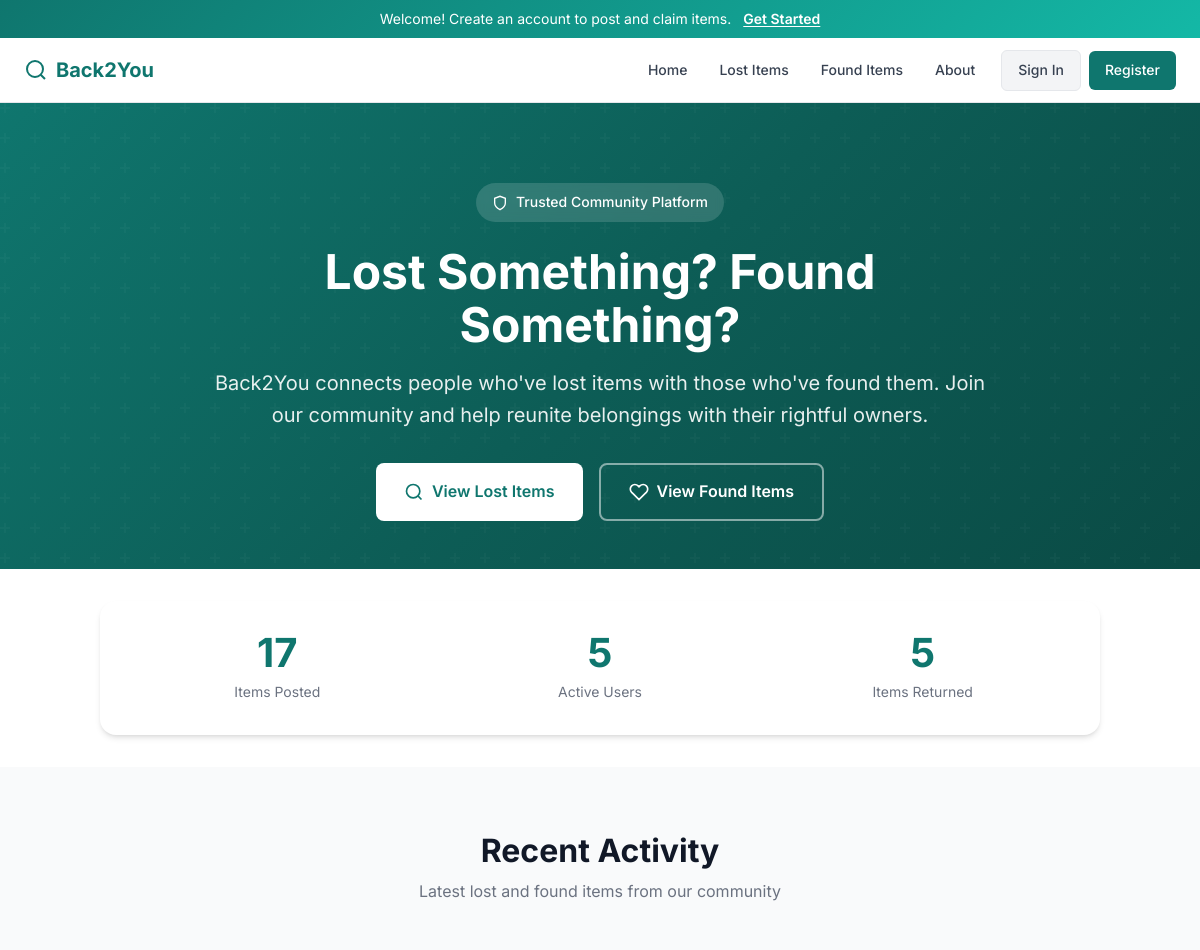
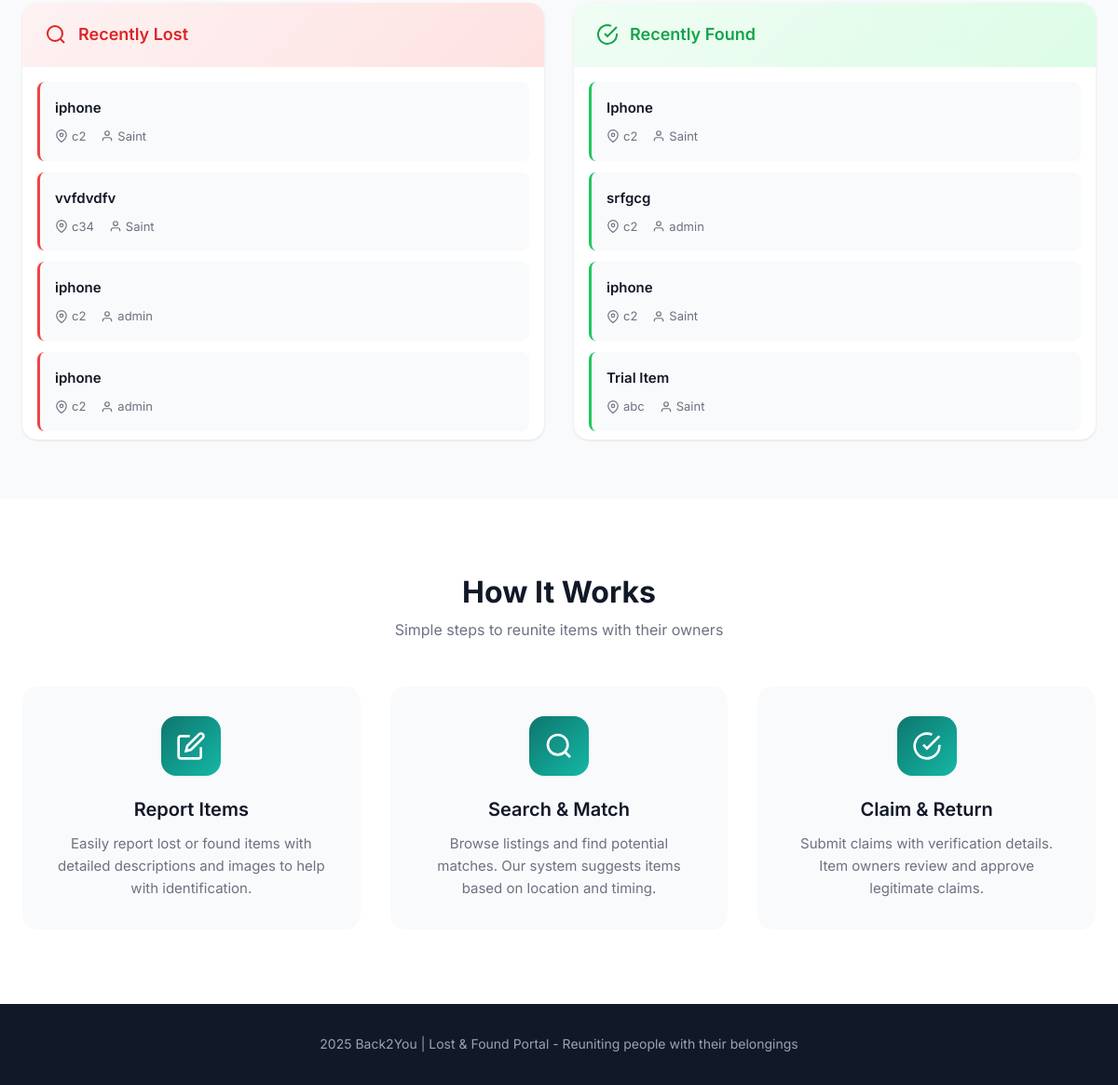
The page / on the database its author committed (2 pictures, top to bottom).
### items/models.py (models this page shows, shortened)
class Item(models.Model):
    STATUS_CHOICES = (
        ('lost', 'Lost'),
        ('found', 'Found'),
        ('returned', 'Returned'),
    )
    title = models.CharField(max_length=200)
    description = models.TextField()
    location = models.CharField(max_length=200)
    date = models.DateField(auto_now_add=True)
    image = models.ImageField(upload_to='item_images/', blank=True, null=True)
    status = models.CharField(max_length=10, choices=STATUS_CHOICES)
    posted_by = models.ForeignKey(
        User,
        on_delete=models.CASCADE,
        related_name='items'
    )
    created_at = models.DateTimeField(auto_now_add=True)

### items/views.py (the view)
# urls.py: 2. Add a URL to urlpatterns:  path('', views.home, name='home')
def home(request):
    recent_lost = Item.objects.filter(status='lost').order_by('-created_at')[:5]
    recent_found = Item.objects.filter(status='found').order_by('-created_at')[:5]
    return render(request, 'home.html', {
        'recent_lost': recent_lost,
        'recent_found': recent_found
    })

### templates/home.html (shortened to what this page needs)
{% load static %}
<!DOCTYPE html>
<html lang="en">
<head>
    <link rel="stylesheet" href="{% static 'css/base.css' %}">
    <link rel="stylesheet" href="{% static 'css/home.css' %}">
</head>
<body>
    {% if user.is_authenticated %}
        {% include 'navbar.html' %}
    {% else %}
        {% include 'navbar_nouser.html' %}
    {% endif %}
    <section class="hero">
        <div class="hero-content">
            <div class="hero-badge">
                <svg viewBox="0 0 24 24" fill="none" stroke="currentColor" stroke-width="2" width="16" height="16">
                    <path d="M12 22s8-4 8-10V5l-8-3-8 3v7c0 6 8 10 8 10z"></path>
                </svg>
                Trusted Community Platform
            </div>
            <h1>Lost Something? Found Something?</h1>
            <p>Back2You connects people who've lost items with those who've found them. Join our community and help reunite belongings with their rightful owners.</p>
            <div class="hero-buttons">
                <a href="{% url 'lost_items' %}" class="hero-btn hero-btn-primary">
                    <svg viewBox="0 0 24 24" fill="none" stroke="currentColor" stroke-width="2" width="20" height="20">
                        <circle cx="11" cy="11" r="8"></circle>
                        <path d="m21 21-4.3-4.3"></path>
                    </svg>
                    View Lost Items
                </a>
                <a href="{% url 'found_items' %}" class="hero-btn hero-btn-outline">
                    <svg viewBox="0 0 24 24" fill="none" stroke="currentColor" stroke-width="2" width="20" height="20">
                        <path d="M20.84 4.61a5.5 5.5 0 0 0-7.78 0L12 5.67l-1.06-1.06a5.5 5.5 0 0 0-7.78 7.78l1.06 1.06L12 21.23l7.78-7.78 1.06-1.06a5.5 5.5 0 0 0 0-7.78z"></path>
                    </svg>
                    View Found Items
                </a>
            </div>
        </div>
    </section>
    <section class="stats-section">
        <div class="stats-container">
            <div class="stat-item">
                <div class="stat-number">{{ total_items|default:"17" }}</div>
                <div class="stat-label">Items Posted</div>
            </div>
            <div class="stat-item">
                <div class="stat-number">{{ total_users|default:"5" }}</div>
                <div class="stat-label">Active Users</div>
            </div>
            <div class="stat-item">
                <div class="stat-number">{{ total_returned|default:"5" }}</div>
                <div class="stat-label">Items Returned</div>
            </div>
        </div>
    </section>
    <section class="recent-section">
        <div class="section-container">
            <div class="section-header">
                <h2>Recent Activity</h2>
                <p>Latest lost and found items from our community</p>
            </div>
            <div class="items-grid">
                <div class="items-column">
                    <div class="column-header lost">
                        <svg viewBox="0 0 24 24" fill="none" stroke="currentColor" stroke-width="2">
                            <circle cx="11" cy="11" r="8"></circle>
                            <path d="m21 21-4.3-4.3"></path>
                        </svg>
                        Recently Lost
                    </div>
                    <div class="items-list">
                        {% for item in recent_lost %}
                            <a href="{% url 'item_detail' item.id %}" class="item-card lost-item">
                                <div class="item-card-title">{{ item.title }}</div>
                                <div class="item-card-meta">
                                    <span>
                                        <svg viewBox="0 0 24 24" fill="none" stroke="currentColor" stroke-width="2" width="14" height="14">
                                            <path d="M21 10c0 7-9 13-9 13s-9-6-9-13a9 9 0 0 1 18 0z"></path>
                                            <circle cx="12" cy="10" r="3"></circle>
                                        </svg>
                                        {{ item.location }}
                                    </span>
                                    <span>
                                        <svg viewBox="0 0 24 24" fill="none" stroke="currentColor" stroke-width="2" width="14" height="14">
                                            <path d="M20 21v-2a4 4 0 0 0-4-4H8a4 4 0 0 0-4 4v2"></path>
                                            <circle cx="12" cy="7" r="4"></circle>
                                        </svg>
                                        {{ item.posted_by.username }}
                                    </span>
                                </div>
                            </a>
                        {% endfor %}
                    </div>
                </div>
                <div class="items-column">
                    <div class="column-header found">
                        <svg viewBox="0 0 24 24" fill="none" stroke="currentColor" stroke-width="2">
                            <path d="M22 11.08V12a10 10 0 1 1-5.93-9.14"></path>
                            <polyline points="22 4 12 14.01 9 11.01"></polyline>
                        </svg>
                        Recently Found
                    </div>
                    <div class="items-list">
                        {% for item in recent_found %}
                            <a href="{% url 'item_detail' item.id %}" class="item-card found-item">
                                <div class="item-card-title">{{ item.title }}</div>
                                <div class="item-card-meta">
                                    <span>
                                        <svg viewBox="0 0 24 24" fill="none" stroke="currentColor" stroke-width="2" width="14" height="14">
                                            <path d="M21 10c0 7-9 13-9 13s-9-6-9-13a9 9 0 0 1 18 0z"></path>
                                            <circle cx="12" cy="10" r="3"></circle>
                                        </svg>
                                        {{ item.location }}
                                    </span>
                                    <span>
                                        <svg viewBox="0 0 24 24" fill="none" stroke="currentColor" stroke-width="2" width="14" height="14">
                                            <path d="M20 21v-2a4 4 0 0 0-4-4H8a4 4 0 0 0-4 4v2"></path>
                                            <circle cx="12" cy="7" r="4"></circle>
                                        </svg>
                                        {{ item.posted_by.username }}
                                    </span>
                                </div>
                            </a>
                        {% endfor %}
                    </div>
                </div>
            </div>
        </div>
    </section>
    <section class="features-section">
        <div class="section-container">
            <div class="section-header">
                <h2>How It Works</h2>
                <p>Simple steps to reunite items with their owners</p>
            </div>
            <div class="features-grid">
                <div class="feature-card">
                    <div class="feature-icon">
                        <svg viewBox="0 0 24 24" fill="none" stroke="currentColor" stroke-width="2">
                            <path d="M11 4H4a2 2 0 0 0-2 2v14a2 2 0 0 0 2 2h14a2 2 0 0 0 2-2v-7"></path>
                            <path d="M18.5 2.5a2.121 2.121 0 0 1 3 3L12 15l-4 1 1-4 9.5-9.5z"></path>
                        </svg>
                    </div>
                    <h3>Report Items</h3>
                    <p>Easily report lost or found items with detailed descriptions and images to help with identification.</p>
                </div>
                <div class="feature-card">
                    <div class="feature-icon">
                        <svg viewBox="0 0 24 24" fill="none" stroke="currentColor" stroke-width="2">
                            <circle cx="11" cy="11" r="8"></circle>
                            <path d="m21 21-4.3-4.3"></path>
                        </svg>
                    </div>
                    <h3>Search & Match</h3>
                    <p>Browse listings and find potential matches. Our system suggests items based on location and timing.</p>
                </div>
                <div class="feature-card">
                    <div class="feature-icon">
                        <svg viewBox="0 0 24 24" fill="none" stroke="currentColor" stroke-width="2">
                            <path d="M22 11.08V12a10 10 0 1 1-5.93-9.14"></path>
                            <polyline points="22 4 12 14.01 9 11.01"></polyline>
                        </svg>
                    </div>
                    <h3>Claim & Return</h3>
                    <p>Submit claims with verification details. Item owners review and approve legitimate claims.</p>
                </div>
            </div>
        </div>
    </section>
    <footer class="site-footer">
        <p>2025 Back2You | Lost & Found Portal - Reuniting people with their belongings</p>
    </footer>
</body>
</html>

### static/css/base.css (style rules this page uses)
:root { --primary: #0f766e; --primary-light: #14b8a6; --primary-dark: #0d5d56; --accent: #f97316; --accent-light: #fb923c; --success: #22c55e; --warning: #eab308; --danger: #ef4444; --info: #3b82f6; --white: #ffffff; --gray-50: #f9fafb; --gray-100: #f3f4f6; --gray-200: #e5e7eb; --gray-300: #d1d5db; --gray-400: #9ca3af; --gray-500: #6b7280; --gray-600: #4b5563; --gray-700: #374151; --gray-800: #1f2937; --gray-900: #111827; --shadow-sm: 0 1px 2px 0 rgb(0 0 0 / 0.05); --shadow: 0 1px 3px 0 rgb(0 0 0 / 0.1), 0 1px 2px -1px rgb(0 0 0 / 0.1); --shadow-md: 0 4px 6px -1px rgb(0 0 0 / 0.1), 0 2px 4px -2px rgb(0 0 0 / 0.1); --shadow-lg: 0 10px 15px -3px rgb(0 0 0 / 0.1), 0 4px 6px -4px rgb(0 0 0 / 0.1); --shadow-xl: 0 20px 25px -5px rgb(0 0 0 / 0.1), 0 8px 10px -6px rgb(0 0 0 / 0.1); --radius-sm: 0.375rem; --radius: 0.5rem; --radius-lg: 0.75rem; --radius-xl: 1rem; --radius-2xl: 1.5rem; --radius-full: 9999px; }
* { margin: 0; padding: 0; box-sizing: border-box; }
body { font-family: 'Inter', -apple-system, BlinkMacSystemFont, 'Segoe UI', Roboto, sans-serif; background-color: var(--gray-50); color: var(--gray-800); line-height: 1.6; min-height: 100vh; }
h1, h2, h3, h4, h5, h6 { font-weight: 600; line-height: 1.25; color: var(--gray-900); }
h1 { font-size: 2.25rem; }
h2 { font-size: 1.875rem; }
h3 { font-size: 1.5rem; }
a { color: var(--primary); text-decoration: none; transition: color 0.2s ease; }

### rows shown on the page
Item: title "iphone", location "c2", posted_by.username "Saint"
Item: title "vvfdvdfv", location "c34", posted_by.username "Saint"
Item: title "iphone", location "c2", posted_by.username "admin"
Item: title "iphone", location "c2", posted_by.username "admin"
Item: title "Iphone", location "c2", posted_by.username "Saint"
Item: title "srfgcg", location "c2", posted_by.username "admin"
Item: title "iphone", location "c2", posted_by.username "Saint"
Item: title "Trial Item", location "abc", posted_by.username "Saint"

### other values the page prints
{{ total_items|default:"17" }} "17"
{{ total_users|default:"5" }} "5"
{{ total_returned|default:"5" }} "5"
